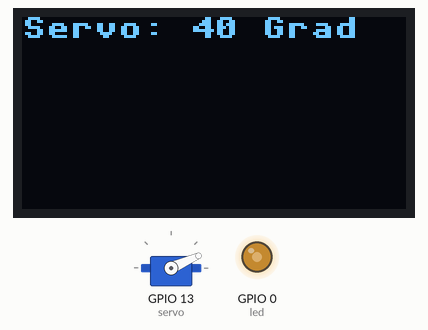
A program run on a simulated ESP32 board running MicroPython. Shown: 128×64 one-colour display, servo, output pins drawn as LEDs (lit = HIGH). Servo angles are drawn from the pulse width (0.5 ms = 0°, 2.5 ms = 180°); library files of the repository ran but are not shown: ssd1306.py.

Above: at 0.06 s.
At 5.2 s:
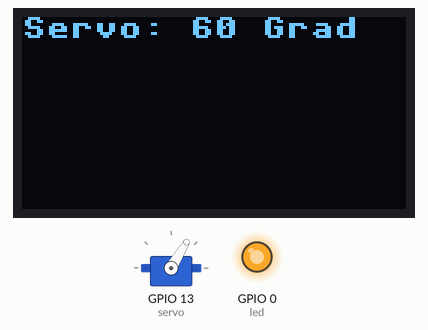
At 10.34 s:
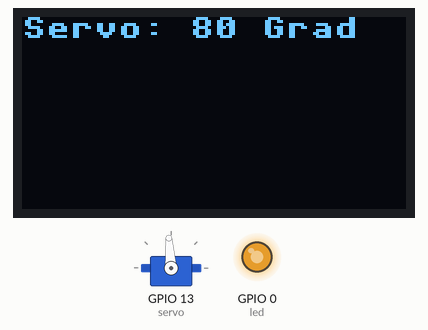
At 20.74 s:
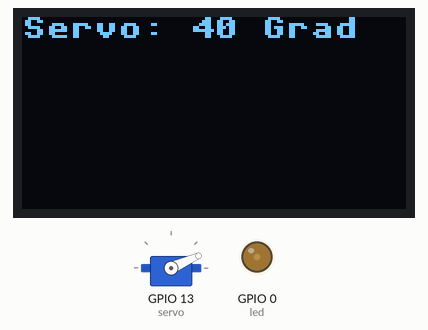
Timing chart, 0 to 40.0 s (numbered marks = the images above):
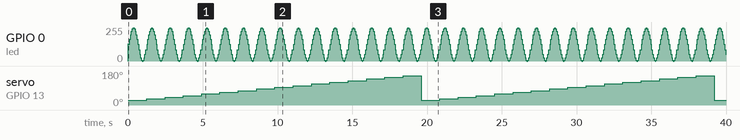

The program:

main_servo.py
```python
#pylint:disable=E0401
#pylint:disable=E1101

import machine, time, ssd1306, math

servo = machine.PWM(machine.Pin(13), freq=50)

i2c = machine.I2C(-1, machine.Pin(14), machine.Pin(12))
oled = ssd1306.SSD1306_I2C(128, 64, i2c, 0x3d)

led = machine.PWM(machine.Pin(0), freq=50)

def pulse(l, t):
    for i in range(20):
        l.duty(int(math.sin(i / 10 * math.pi) * 500 + 500))
        time.sleep_ms(t)

while True:
    for i in range(39, 116, 5):
        servo.duty(i)
        i = i + 1
        oled.fill(0)
        oled.text("Servo: " + str(i) + " Grad", 0, 0)
        oled.show()
        pulse(led, 60)
```

Measured:
- by itself, servo on GPIO 13 (servo): ramps from 24° to 156° and jumps back, once every 19.6 s
